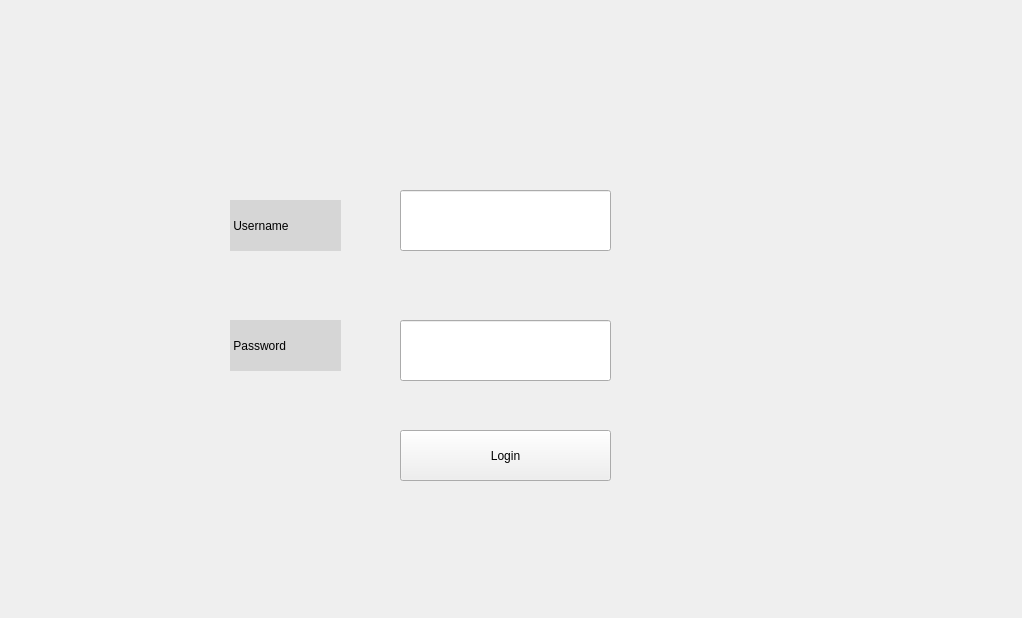
<?xml version="1.0" encoding="UTF-8"?>
<ui version="4.0">
 <class>AdminLoginPage</class>
 <widget class="QWidget" name="AdminLoginPage">
  <property name="geometry">
   <rect>
    <x>0</x>
    <y>0</y>
    <width>1022</width>
    <height>618</height>
   </rect>
  </property>
  <property name="windowTitle">
   <string>Form</string>
  </property>
  <widget class="QLabel" name="label">
   <property name="geometry">
    <rect>
     <x>230</x>
     <y>200</y>
     <width>111</width>
     <height>51</height>
    </rect>
   </property>
   <property name="styleSheet">
    <string notr="true">background-color: rgb(214, 214, 214);
color: rgb(0, 0, 0);</string>
   </property>
   <property name="text">
    <string> Username</string>
   </property>
  </widget>
  <widget class="QLineEdit" name="usernameEdit">
   <property name="geometry">
    <rect>
     <x>400</x>
     <y>190</y>
     <width>211</width>
     <height>61</height>
    </rect>
   </property>
  </widget>
  <widget class="QLineEdit" name="passwordEdit">
   <property name="geometry">
    <rect>
     <x>400</x>
     <y>320</y>
     <width>211</width>
     <height>61</height>
    </rect>
   </property>
  </widget>
  <widget class="QLabel" name="label_2">
   <property name="geometry">
    <rect>
     <x>230</x>
     <y>320</y>
     <width>111</width>
     <height>51</height>
    </rect>
   </property>
   <property name="styleSheet">
    <string notr="true">background-color: rgb(214, 214, 214);
color: rgb(0, 0, 0);</string>
   </property>
   <property name="text">
    <string> Password</string>
   </property>
  </widget>
  <widget class="QPushButton" name="pushButton">
   <property name="geometry">
    <rect>
     <x>400</x>
     <y>430</y>
     <width>211</width>
     <height>51</height>
    </rect>
   </property>
   <property name="text">
    <string>Login</string>
   </property>
  </widget>
 </widget>
 <resources/>
 <connections/>
</ui>
